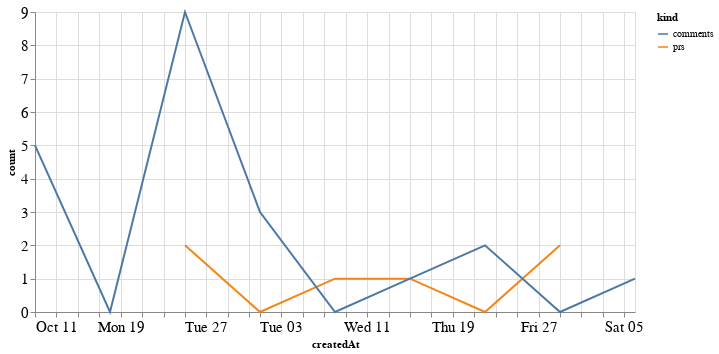

Notebook cell for this chart:
### Code cell
alt.Chart(total_time, width=600).mark_line().encode(
    x='createdAt',
    y='count',
    color='kind'
)

### Figure 1 — Vega-Lite specification as saved in the notebook (floating-point values rounded to 4 significant figures)
{"config": {"axisLeft": {"labelFontSize": 15}, "axisBottom": {"labelFontSize": 15}}, "data": {"name": "data-e60f2243bd6ad9b5675746317e6aa19c"}, "mark": "line", "encoding": {"color": {"type": "nominal", "field": "kind"}, "x": {"type": "temporal", "field": "createdAt"}, "y": {"type": "quantitative", "field": "count"}}, "width": 600, "$schema": "https://vega.github.io/schema/vega-lite/v4.8.1.json", "datasets": {"data-e60f2243bd6ad9b5675746317e6aa19c": [{"createdAt": "2020-10-25T00:00:00", "kind": "prs", "count": 2.0}, {"createdAt": "2020-11-01T00:00:00", "kind": "prs", "count": 0.0}, {"createdAt": "2020-11-08T00:00:00", "kind": "prs", "count": 1.0}, {"createdAt": "2020-11-15T00:00:00", "kind": "prs", "count": 1.0}, {"createdAt": "2020-11-22T00:00:00", "kind": "prs", "count": 0.0}, {"createdAt": "2020-11-29T00:00:00", "kind": "prs", "count": 2.0}, {"createdAt": "2020-10-11T00:00:00", "kind": "prs", "count": null}, {"createdAt": "2020-10-18T00:00:00", "kind": "prs", "count": null}, {"createdAt": "2020-12-06T00:00:00", "kind": "prs", "count": null}, {"createdAt": "2020-10-25T00:00:00", "kind": "comments", "count": 9.0}, {"createdAt": "2020-11-01T00:00:00", "kind": "comments", "count": 3.0}, {"createdAt": "2020-11-08T00:00:00", "kind": "comments", "count": 0.0}, {"createdAt": "2020-11-15T00:00:00", "kind": "comments", "count": 1.0}, {"createdAt": "2020-11-22T00:00:00", "kind": "comments", "count": 2.0}, {"createdAt": "2020-11-29T00:00:00", "kind": "comments", "count": 0.0}, {"createdAt": "2020-10-11T00:00:00", "kind": "comments", "count": 5.0}, {"createdAt": "2020-10-18T00:00:00", "kind": "comments", "count": 0.0}, {"createdAt": "2020-12-06T00:00:00", "kind": "comments", "count": 1.0}]}}
